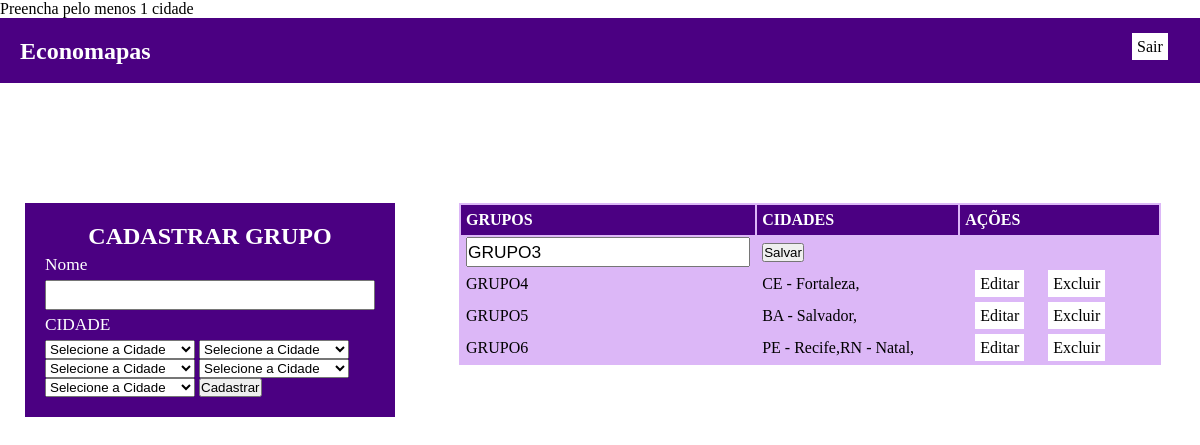
/grupo.php?ac=editar&id=3 (signed in), run on the app's committed database.
### tables this page shows
CREATE TABLE `grupos` (
  `id_grupo` int(11) NOT NULL,
  `grupo_nome` varchar(100) NOT NULL,
  `id_cidade` varchar(255) NOT NULL,
  `id_usuario` int(11) NOT NULL
);

CREATE TABLE `cidades` (
  `id_cidade` int(11) NOT NULL,
  `cidade` varchar(255) NOT NULL
);

### CLASSES/Grupos.php (called while the page is built, shortened)
<?php
require_once "./CLASSES/conexao.php";
Class Grupo{
    public function buscarGrupoPeloUsuario($id_usuario){
        $pdo = new Conexao();
        $sql = $pdo->getPDO()->prepare("SELECT * FROM grupos WHERE id_usuario = :id_u");
        $sql->bindValue(':id_u',$id_usuario);
        $sql->execute();
        return $sql->fetchAll(PDO::FETCH_OBJ);
    }
}
?>

### CLASSES/Conexao.php (called while the page is built, shortened)
<?php
Class Conexao{
  private $pdo;
  private $nome = "desafio_economapas";
  private $host = "localhost";
  private $usuario = "root";
  private $senha = "";
  public function getPDO(){
    return $this->conectar();
  }
  private function conectar(){
    try{
      $this->pdo = new PDO("mysql:dbname=".$this->nome.";host=".$this->host, $this->usuario, $this->senha);
    }
    catch(PDOException $e){
      $this->msgErro = $e->getMessage();
      printf("<div class=\"msg-erro\">{$this->msgErro}</div>");
    }
    return $this->pdo;
  }
}
?>

### CLASSES/Cidades.php (called while the page is built, shortened)
<?php
require_once "./CLASSES/conexao.php";
Class Cidade{
  public function buscarCidadesPorId($id_cidade){
    $pdo = new Conexao();
    $sql = $pdo->getPDO()->prepare("SELECT * FROM cidades WHERE id_cidade = :id");
    $sql->bindValue(':id', $id_cidade);
    $sql->execute();
    return $sql->fetch(PDO::FETCH_OBJ);
  }
};
?>

### grupo.php (the view, shortened to what this page needs)
<?php
 require_once "./CLASSES/Cidades.php";
 require_once "./CLASSES/Grupos.php";
  $Cidade = new Cidade();
  $Grupo = new Grupo();
  $id_usuario = (isset($_SESSION['id_usuario'])) ? $_SESSION['id_usuario'] : "" ;
 $id = isset($_GET["id"]) ? $_GET["id"] : null;
 $ac = isset($_GET["ac"]) ? $_GET["ac"] : null;
?>
<!DOCTYPE html>
    <html>
      <head>
          <link rel="stylesheet" href="CSS/areaPrivada.css">
      </head>
      <body>
        <header>
          <div id="background">
            <section id="header-lado-esquerdo">
              <h1>Economapas</h1>
            </section id="header-lado-direito">
              <a href="index.php?sair=true" class="header">Sair</a>
        </header>
          <section id="esquerda">
            <form method="post" action="">
              <h2>CADASTRAR GRUPO</h2>
              <label for="grupo">Nome</label>
              <input type="text" name="grupo_nome" id="grupo">
              <label for="id_cidade">CIDADE</label>
                <select name="id_cidade1">
                    <option value="">Selecione a Cidade</option>
                </select>
                <select name="id_cidade2">
                    <option value="">Selecione a Cidade</option>
                </select>
                <select name="id_cidade3">
                    <option value="">Selecione a Cidade</option>
                </select>
                <select name="id_cidade4">
                    <option value="">Selecione a Cidade</option>
                </select>
                <select name="id_cidade5">
                    <option value="">Selecione a Cidade</option>
                </select>
              <button type="submit">Cadastrar</button>
            </form>
          </section>
          <section id="direita">
            <table id="tb-grupo">
              <tr id="titulo">
                <td>GRUPOS</td>
                <td>CIDADES</td>
                <td>AÇÕES</td>
              </tr>
         <?php
         foreach($Grupo->buscarGrupoPeloUsuario($id_usuario) as $grupo_nome):
          if($ac === 'editar' && $grupo_nome->id_grupo == $id){
            ?>
              <tr>
                <form method="get" action="">
                  <td>
                    <input type="text" name="novo-grupo-nome" value="<?php echo $grupo_nome->grupo_nome?>">
                  </td>
                  <td>
                    <button type="submit" class="link-editar">Salvar</button>
                  </td>
                </form>
              </tr>
              <?php
                } else {
              ?>
              <tr>
                <td>
                  <?php echo $grupo_nome->grupo_nome?>
                </td>
                <td>
                  <?php
                  if($grupo_nome->id_cidade){
                    $array_cidades = explode(',', $grupo_nome->id_cidade);
                    foreach ($array_cidades as $id_cidade){
                      echo $Cidade->buscarCidadesPorId($id_cidade)->cidade.',';
                     }
                  }
                  ?>
                </td>
                <td>
                  <a class="link-editar" href="?ac=editar&id=<?php echo $grupo_nome->id_grupo?>">Editar</a>
                  <a class="link-excluir" href="?ac=excluir&id=<?php echo $grupo_nome->id_grupo?>">Excluir</a>
                </td>
              </tr>
            <?php
              }
            ?>
            <?php
              endforeach;
            ?>
      </table>
    </html>

### CSS/areaPrivada.css (style rules this page uses)
* { margin: 0px; padding: 0px; }
label, input { display: block; line-height: 30px; height: 30px; outline: none; font-size: 13pt; width: 100%; }
form { width: 330px; background-color: #4b0082; color: #ffffff; padding: 20px; margin: 120px auto; }
h2 { text-align: center; }
#background { background-color: #4b0082; padding: 20px; height: 25px; }
#header-lado-esquerdo { display: block; color: #ffffff; float: left; width: 95%; }
#esquerda { width: 35%; float: left; }
#direita { width: 65%; float: left; }
table { background-color: #dcb7f7; width: 90%; margin: 120px auto; }
tr { line-height: 30px; }
tr#titulo { font-weight: bold; background-color: #4b0082; color: #ffffff; }
td { padding: 0px 5px; }
a { background-color: #ffffff; color: #000000; padding: 5px; margin: 10px; text-decoration: none; }

### data on the page
grupos: novo-grupo-nome "GRUPO3"
grupos: grupo_nome "GRUPO4", id_cidade.cidade "CE - Fortaleza"
grupos: grupo_nome "GRUPO5", id_cidade.cidade "BA - Salvador"
grupos: grupo_nome "GRUPO6", id_cidade.cidade "PE - Recife", id_cidade.cidade "RN - Natal"
